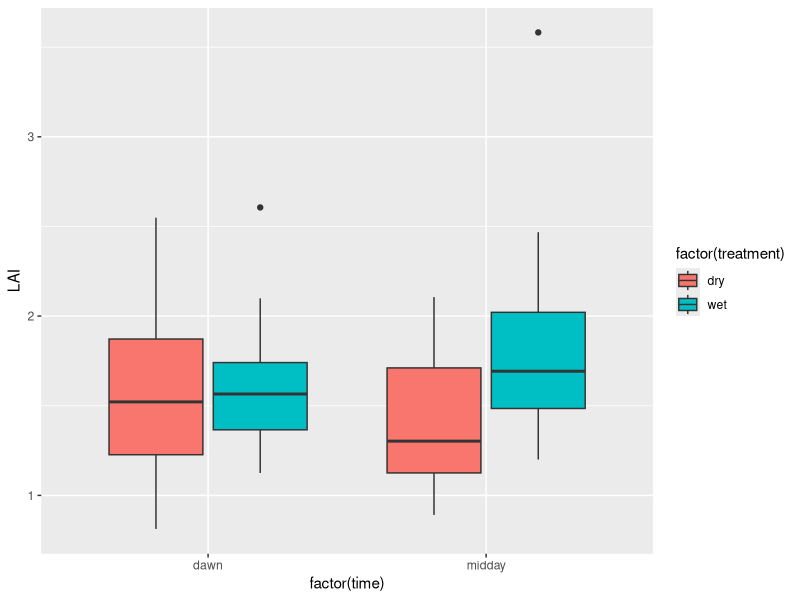
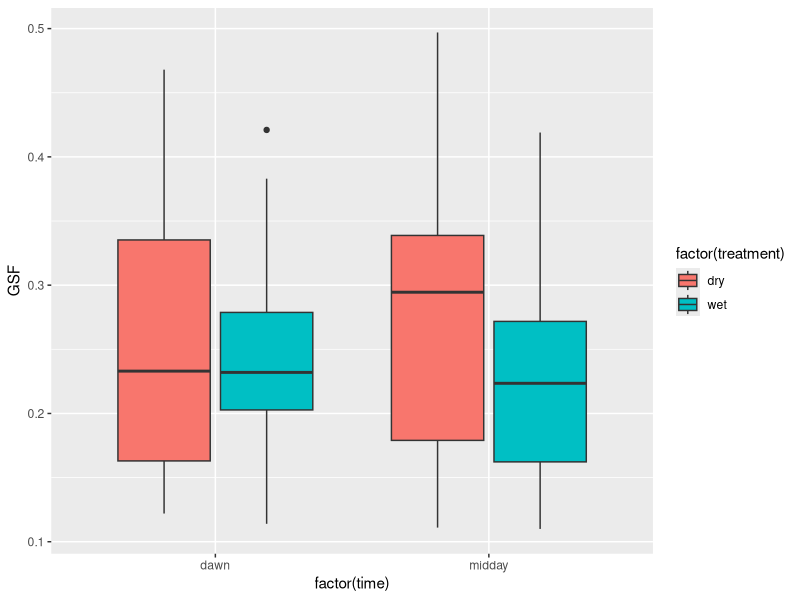
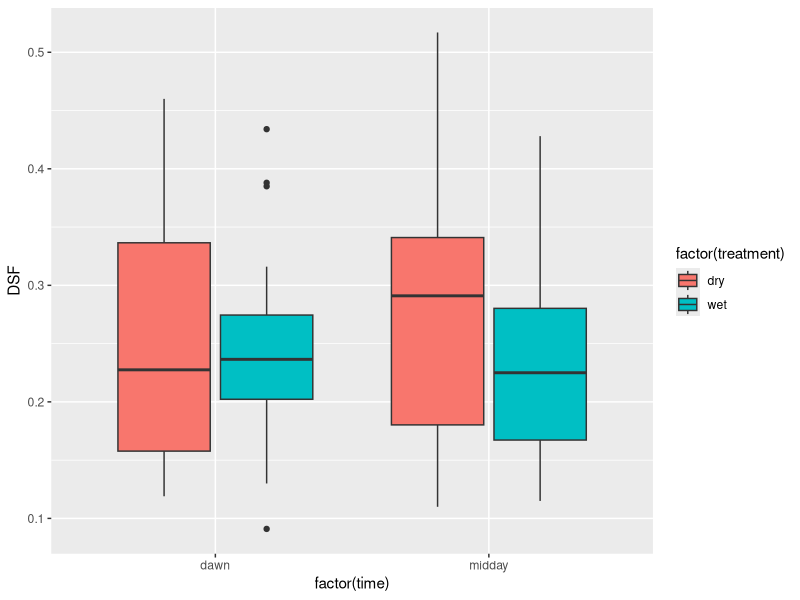
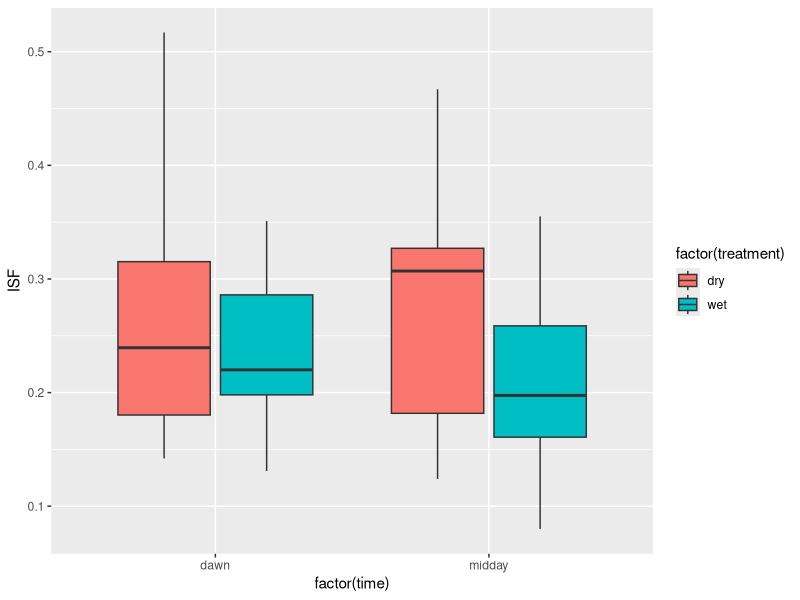
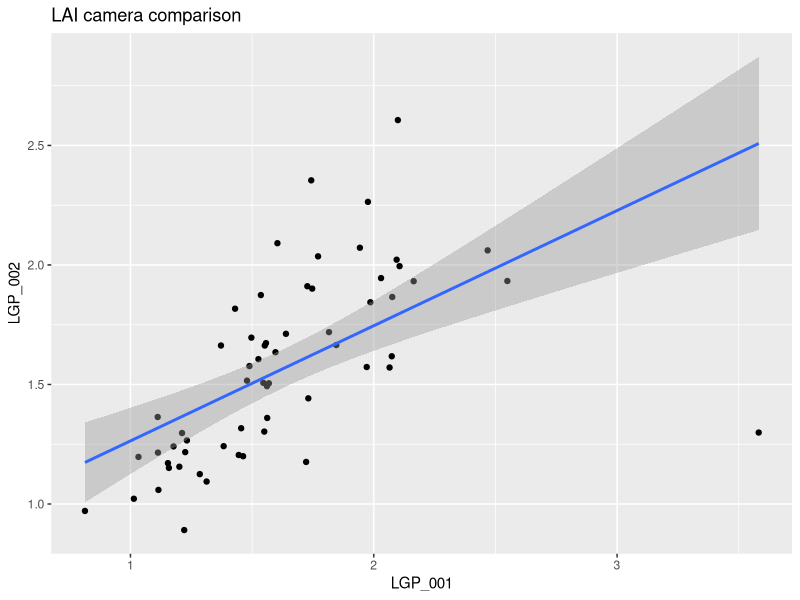
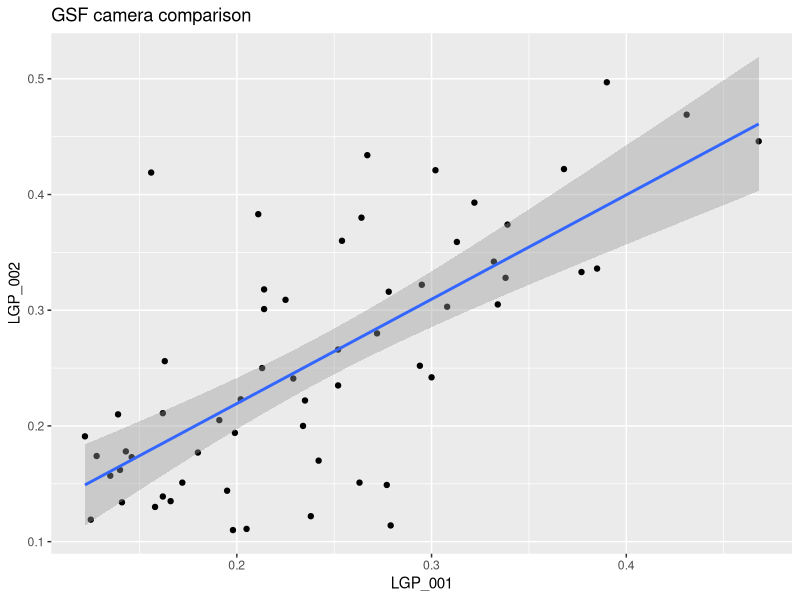
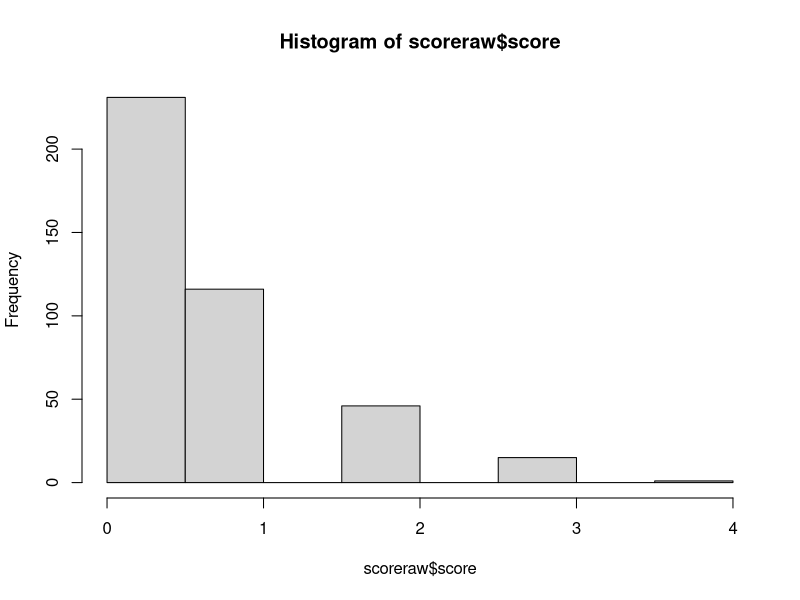
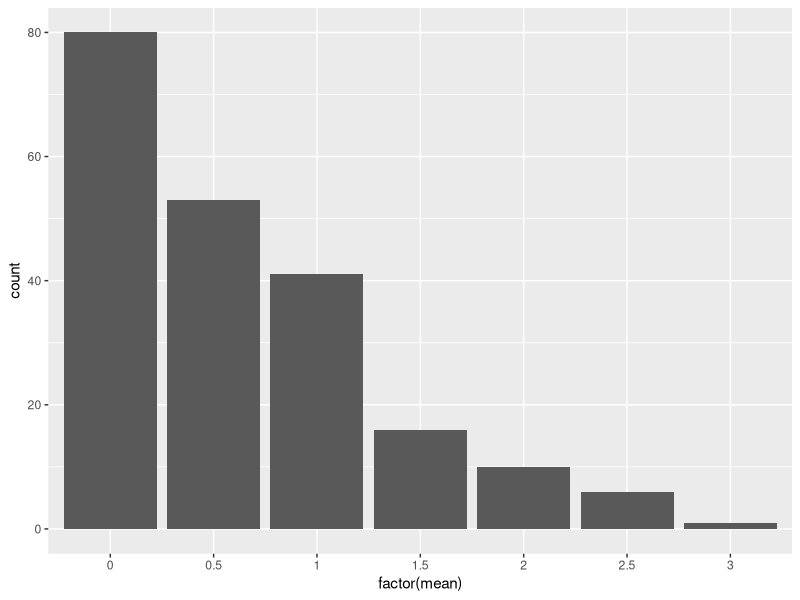

These figures' R source, in order: (Note: this script raises an error after producing the figures.)
#data_prep_LR

#gather and prepare leaf rolling data from 2016 field experiment 
#15 genotype in depth test
#whole population score survey 


library(tools)
library(plyr)
library(ggplot2)
library(reshape2)
library(gridExtra)


#this script should output (bottom of script) cleaned, workable datasets for:
# (1) population level leaf roll score
# (2) 15 genotype subset leaf roll evaluation traits (hemi, stamp, roll)




###DESIGN###----
#infile experimental design
design16dr<-read.csv("./data/raw_data/16DR_subplot_genotype_list_FINAL.csv",header=T, stringsAsFactors=F,na.strings=".")
#format column names
colnames(design16dr)<-c("subplot_id","rep","awning","treatment","genotype")


###HEMI###----
#infile image id key
hemikey<-read.csv("./data/raw_data/16DR_LR_hemi_key.csv",header=T,stringsAsFactors=F)
#infile hemiview output values 
hemiraw<-read.csv("./data/raw_data/16DR_LR_hemi_data.csv",header=T,stringsAsFactors=F)

#remove first column from each (dummy count)
hemikey<-hemikey[-c(1)]
hemiraw<-hemiraw[-c(1)]

#match hemi data to key
hemiraw1<-merge(hemikey,hemiraw,by=c("Label"))
hemiraw1$subsample[hemiraw1$camera=="LGP_001"]<-1
hemiraw1$subsample[hemiraw1$camera=="LGP_002"]<-2
colnames(hemiraw1)[6]<-"time"
hemiraw1$date[hemiraw1$time=="midday"]<-"7/22/2016"
hemiraw1$date[hemiraw1$time=="dawn"]<-"7/23/2016"

#**gonna keep this in for now** (4/2/18)
#remove outlier ID'd in boxplots below?
#hemiraw1<-hemiraw1[!(hemiraw1$LAI>3),]

#plot camera performance (evaluated by LAI and GSF)
#split data camera wide
camera.LAI<-dcast(hemiraw1, subplot_id+time~camera, value.var="LAI")
camera.GSF<-dcast(hemiraw1, subplot_id+time~camera, value.var="GSF")
camLAI<-ggplot(camera.LAI,aes(x=LGP_001,y=LGP_002))+geom_point()+labs(title="LAI camera comparison")+geom_smooth(method="lm")
camGSF<-ggplot(camera.GSF,aes(x=LGP_001,y=LGP_002))+geom_point()+labs(title="GSF camera comparison")+geom_smooth(method="lm")

#boxplots at individual observation level 
hemiraw2<-merge(hemiraw1, design16dr, by=c("subplot_id"))
ggplot()+geom_boxplot(data=hemiraw2, aes(factor(time), LAI, fill=factor(treatment)))
ggplot()+geom_boxplot(data=hemiraw2, aes(factor(time), GSF, fill=factor(treatment)))
ggplot()+geom_boxplot(data=hemiraw2, aes(factor(time), DSF, fill=factor(treatment)))
ggplot()+geom_boxplot(data=hemiraw2, aes(factor(time), ISF, fill=factor(treatment)))

#trim
hemi<-hemiraw1[,c(5,6,33,10,12,14,28)]

#idenfity the subplots used in the 15 genotypes subset 
subset15<-unique(hemi$subplot_id)

#export plots
camLAI
camGSF

#hemi END



###POPULATION SCORE###----
#infile roll score data
scoreraw<-read.csv("./data/raw_data/Behavior_962016_095456.csv",header=F, stringsAsFactors=F,na.strings=".")
#column names
colnames(scoreraw)[2]<-"trait"
colnames(scoreraw)[3]<-"subplot_id"
colnames(scoreraw)[4]<-"subsample"
colnames(scoreraw)[5]<-"score"
#make score numeric
scoreraw$score<-as.numeric(scoreraw$score)
#subset to just entries with expected data (leaf rolling trait, first and only Janam subsample, dry plots)
scoreraw<-subset(scoreraw, trait=="leaf_rolling")
scoreraw<-subset(scoreraw, subsample=="1")
#merge with experimental design
scoreraw<-merge(scoreraw, design16dr, by=c("subplot_id"))
#just dry plots 
scoreraw<-subset(scoreraw, treatment=="dry")
#remove B100, BLANK, and TB_0430 
scoreraw<-scoreraw[!scoreraw$genotype=="B100",]
scoreraw<-scoreraw[!scoreraw$genotype=="BLANK",]
scoreraw<-scoreraw[!scoreraw$genotype=="TB_0430",]
#remove NAs 
scoreraw<-scoreraw[complete.cases(scoreraw$score),]

#distribution at subplot_id level
hist(scoreraw$score)

#genotype averages 
scoreave<-ddply(scoreraw,c("genotype"),summarise,N=length(score),mean=mean(score),min=min(score),max=max(score))

#population distribution of genotype averages 
ggplot(scoreave, aes(factor(mean)))+geom_bar()

#plot rank order
scoreave<-scoreave[order(scoreave$mean),]
scoreave$genotype1<-factor(scoreave$genotype, levels=unique(as.character(scoreave$genotype)))

score_rank<-ggplot(scoreave, aes(x=genotype1, y=mean))+geom_point()+geom_errorbar(aes(ymin=min, ymax=max))+
  labs(title="Plot roll score rank ordered",x="genotype",y="score")+
  theme(panel.background=element_rect(fill=NA),
        panel.border=element_rect(fill=NA,color="black"),
        axis.text=element_text(size=8),
        axis.title=element_text(size=14), 
        title=element_text(size=14),
        axis.text.x = element_text(angle = 90, hjust = 1)
  )
score_rank


#####COMPRESSED SCORE#####
#compress score scale to binary (0,1) or ternary (0,1,2) or (0,1,2,3) at subplot level 

#visual score 
visual_score<-scoreraw[,c(1,15,14,12,5)]

#trial various compressed score scales 
visual_score$score4<-visual_score$score
visual_score$score4[visual_score$score>3]<-3

visual_score$score3<-visual_score$score
visual_score$score3[visual_score$score>2]<-2

visual_score$score2<-visual_score$score
visual_score$score2[visual_score$score>1]<-1

visual_score1<-melt(visual_score, id.vars=c("subplot_id", "rep", "treatment", "genotype"), measure.vars=c("score", "score2", "score3", "score4"), variable.name="trait",  value.name="data")



###SUBSET SCORE###----
#SCORE FOR 15 GENOTYPE SUBSET 
#subset to observations that match with stamp and hemi 
scoresub<-subset(scoreraw, subplot_id %in% subset15)
scoresub$time<-"midday"
scoresub$date<-"7/21/2016"
scoresub$trait<-"score"

#trim
scorelong<-scoresub[,c(1,16,4,3,5)]
colnames(scorelong)[5]<-"data"
rownames(scorelong)<-c()

#subset score distribution
hist(scoresub$score)

#score END



###STAMP###----
#infile roll and inclination data data 
stampraw<-read.csv("./data/raw_data/16DR leaf rolling heat dome diurnal.csv",header=T, stringsAsFactors=F,na.strings=".")
#make data columns numeric
stampraw$inclination<-as.numeric(stampraw$inclination)
stampraw$obtuse<-as.numeric(stampraw$obtuse)
#correct obtuse roll angles, make all values positive
stampraw$roll1<-abs(stampraw$roll-stampraw$obtuse)

#trim the fat, rename columns 
stamp<-stampraw[,c(2,4,6,8,10)]
colnames(stamp)[5]<-"roll"

#stamp END


###SUBSET COMBO###----
#make them all long
hemilong<-melt(hemi,id.vars=c("subplot_id","time","subsample"),measure.vars=c("DSF","ISF","GSF","LAI"),variable.name="trait",value.name="data")
stamplong<-melt(stamp,id.vars=c("subplot_id","time","subsample"),measure.vars=c("inclination","roll"),variable.name="trait",value.name="data")
#stack 
combo<-rbind(hemilong, stamplong, scorelong)
combo$subplot_id<-as.numeric(combo$subplot_id)
#all the boxplots
combo1<-merge(combo, design16dr, by=c("subplot_id"))
combobox<-ggplot()+geom_boxplot(data=combo1, aes(factor(time), data, fill=factor(treatment)))+facet_wrap(~trait, scale="free")+theme(legend.position="none")
combobox

#trim boxplots to just traits of interest, add zeros to score
combo2<-subset(combo1, trait=="GSF"|trait=="inclination"|trait=="roll"|trait=="score")

#dummy score data 
plots<-subset(design16dr, subplot_id %in% subset15)
plots_d<-plots
plots_d$time<-"dawn"
plots_d$trait<-"score"
plots_d$data<-0
plots_d$subsample<-1
plots_d$rep<-1
plots_m<-subset(plots, treatment=="wet")
plots_m$time<-"midday"
plots_m$trait<-"score"
plots_m$data<-0
plots_m$subsample<-1
plots_m$rep<-1


#join dummy score data with rest of subset traits 
combo3<-rbind(combo2, plots_d, plots_m)

#plots
combobox_trim<-ggplot()+geom_boxplot(data=combo3, aes(factor(time), data, fill=factor(treatment)))+facet_wrap(~trait, scale="free")+theme(legend.position="none")
combobox_trim

box_GSF<-ggplot(subset(combo3,trait %in% c("GSF")))+geom_boxplot(aes(factor(time), data, fill=factor(treatment)))+labs(list(title="(C) Global site factor",x=NULL,y="proportion PPFD"))+theme(legend.position="none")+
  theme(panel.background=element_rect(fill=NA),
        panel.border=element_rect(fill=NA,color="black"),
        axis.text=element_text(size=14),
        axis.title=element_text(size=14), 
        title=element_text(size=14)
  )
box_inclination<-ggplot(subset(combo3,trait %in% c("inclination")))+geom_boxplot(aes(factor(time), data, fill=factor(treatment)))+labs(list(title="(A) Leaf inclination angle",x=NULL,y="degrees"))+theme(legend.position="none")+
  theme(panel.background=element_rect(fill=NA),
        panel.border=element_rect(fill=NA,color="black"),
        axis.text=element_text(size=14),
        axis.title=element_text(size=14), 
        title=element_text(size=14)
  )
box_roll<-ggplot(subset(combo3,trait %in% c("roll")))+geom_boxplot(aes(factor(time), data, fill=factor(treatment)))+labs(list(title="(B) Leaf roll angle",x=NULL,y="degrees"))+theme(legend.position="none")+
  theme(panel.background=element_rect(fill=NA),
        panel.border=element_rect(fill=NA,color="black"),
        axis.text=element_text(size=14),
        axis.title=element_text(size=14), 
        title=element_text(size=14)
  )
box_score<-ggplot(subset(combo3,trait %in% c("score")))+geom_boxplot(aes(factor(time), data, fill=factor(treatment)))+labs(list(title="(D) Plot roll score",x=NULL,y="score"))+theme(legend.position="none")+
  theme(panel.background=element_rect(fill=NA),
        panel.border=element_rect(fill=NA,color="black"),
        axis.text=element_text(size=14),
        axis.title=element_text(size=14), 
        title=element_text(size=14)
  )

box_GSF
box_inclination
box_roll
box_score

grid.arrange(box_inclination, box_roll, box_GSF, box_score)




###OUTPUT###
#output .Rdata for population level score data and subset evaluation data 

save(combo, file="./data/clean_data/data_subset_LR.Rdata")
save(visual_score1, file="./data/clean_data/data_population_score.Rdata")











